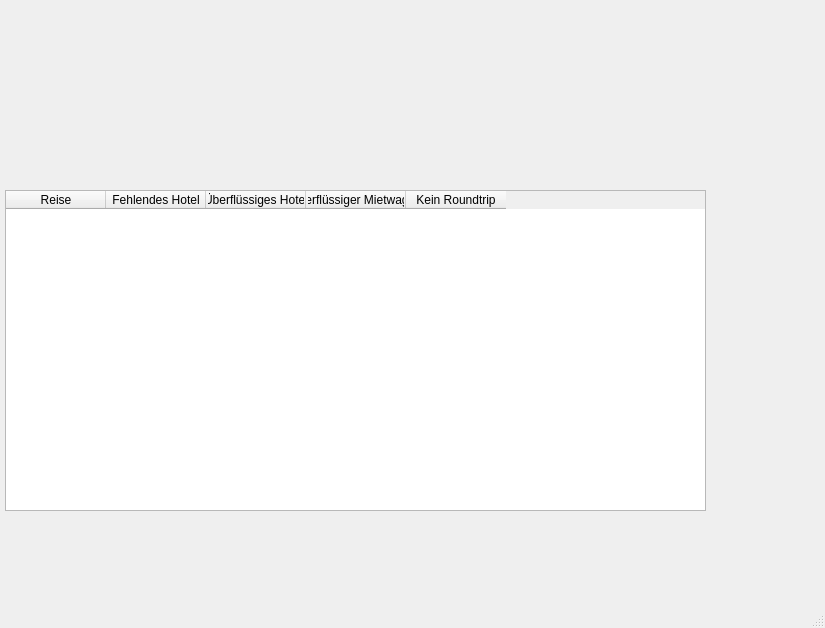
<?xml version="1.0" encoding="UTF-8"?>
<ui version="4.0">
 <class>TravelCheck</class>
 <widget class="QMainWindow" name="TravelCheck">
  <property name="geometry">
   <rect>
    <x>0</x>
    <y>0</y>
    <width>825</width>
    <height>628</height>
   </rect>
  </property>
  <property name="windowTitle">
   <string>TravelCheck</string>
  </property>
  <widget class="QWidget" name="centralwidget">
   <widget class="QTableWidget" name="tableWidget">
    <property name="geometry">
     <rect>
      <x>5</x>
      <y>190</y>
      <width>701</width>
      <height>321</height>
     </rect>
    </property>
    <property name="verticalScrollBarPolicy">
     <enum>Qt::ScrollBarAlwaysOff</enum>
    </property>
    <property name="horizontalScrollBarPolicy">
     <enum>Qt::ScrollBarAlwaysOff</enum>
    </property>
    <attribute name="verticalHeaderVisible">
     <bool>false</bool>
    </attribute>
    <column>
     <property name="text">
      <string>Reise</string>
     </property>
    </column>
    <column>
     <property name="text">
      <string>Fehlendes Hotel</string>
     </property>
    </column>
    <column>
     <property name="text">
      <string>Überflüssiges Hotel</string>
     </property>
    </column>
    <column>
     <property name="text">
      <string>Überflüssiger Mietwagen</string>
     </property>
    </column>
    <column>
     <property name="text">
      <string>Kein Roundtrip</string>
     </property>
    </column>
   </widget>
  </widget>
  <widget class="QStatusBar" name="statusbar"/>
 </widget>
 <resources/>
 <connections/>
</ui>
